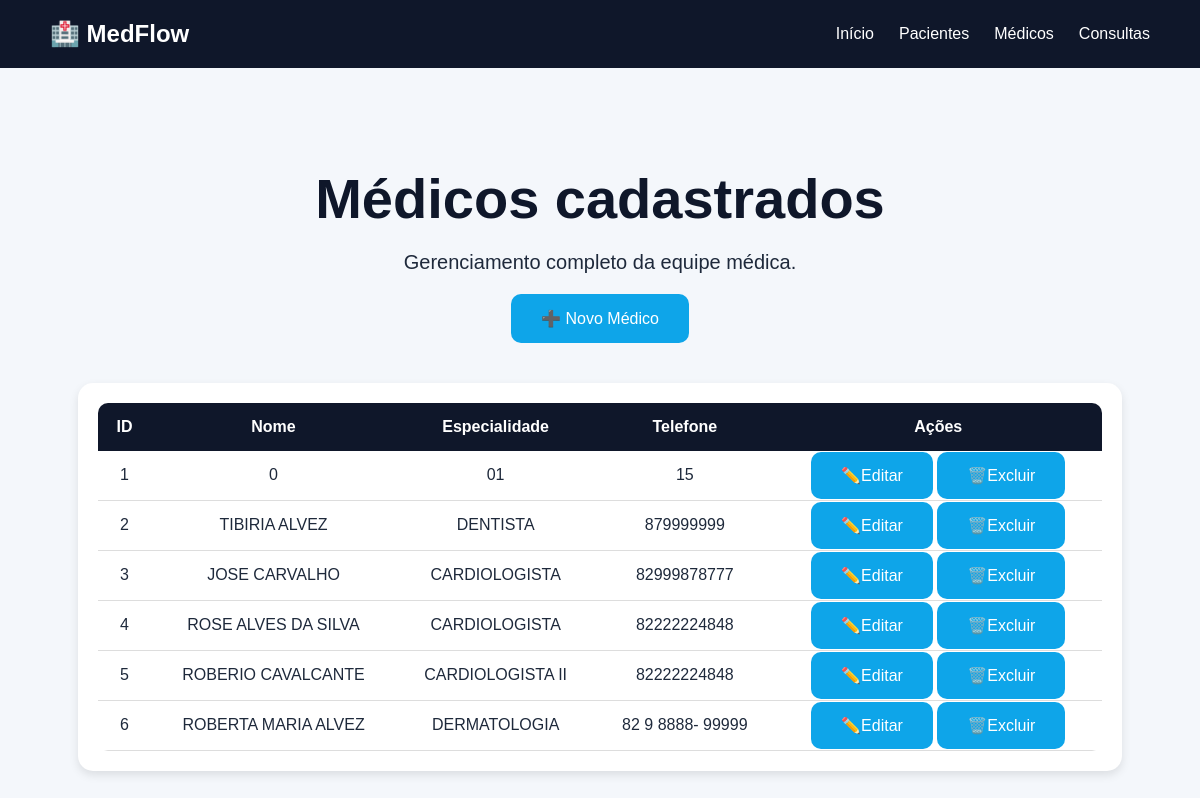
The page /medicos on the database as committed earlier.
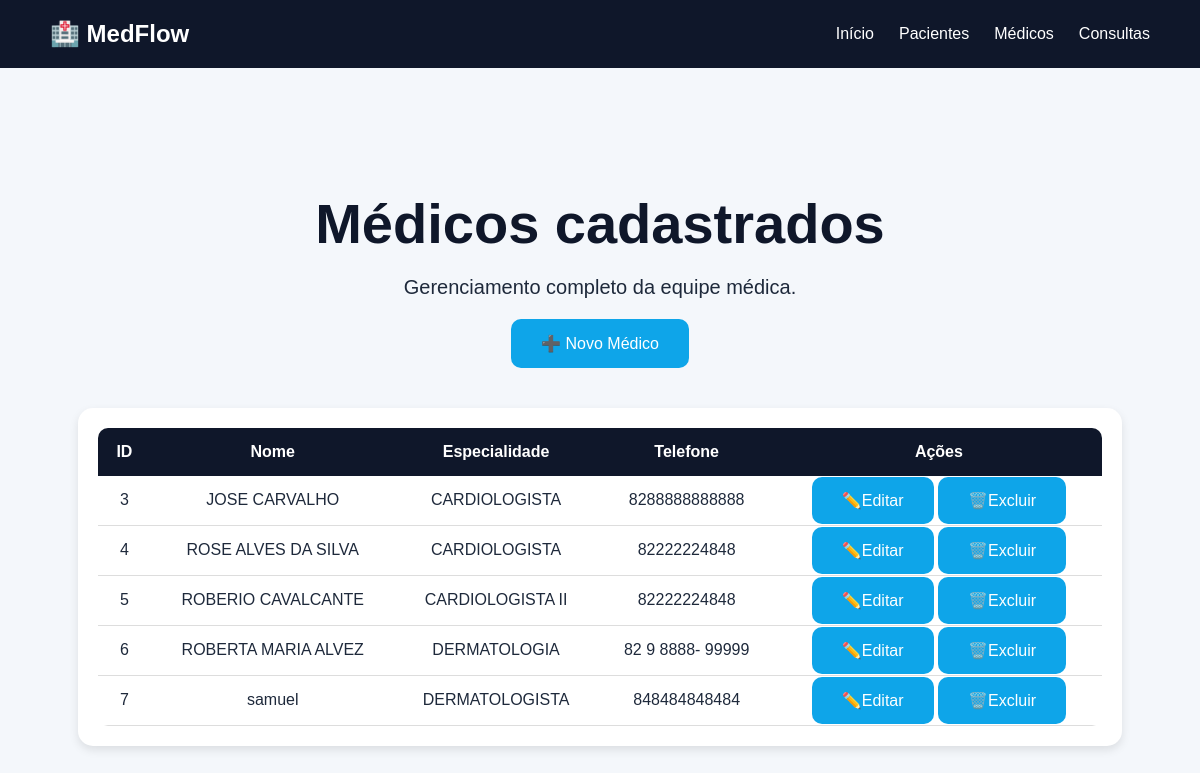
The same page on the database as committed later.
### tables this page shows
CREATE TABLE medicos (
                   id INTEGER PRIMARY KEY AUTOINCREMENT,
                   nome TEXT NOT NULL,
                   especialidade TEXT NOT NULL,
                   telefone TEXT NOT NULL
                   );

### app.py (the view)
@app.route("/medicos")
def medicos():
    conexao = conectar()
    cursor = conexao.cursor()
    cursor.execute("SELECT * FROM medicos")
    medicos = cursor.fetchall()
    lista_medicos = []
    for medico in medicos:
        lista_medicos.append({
            "id": medico[0],
            "nome": medico[1],
            "especialidade": medico[2],
            "telefone": medico[3]
        })
    conexao.close()
    return render_template("medicos.html", medicos=lista_medicos
    )

### database/conexao.py (called while the page is built)
def conectar():
    conexao = sqlite3.connect('medflow.db')
    return conexao

### templates/medicos.html (shortened to what this page needs)
<!DOCTYPE html>
<html lang="pt-br">
<head>
    <link rel="stylesheet" href="{{ url_for('static', filename='css/style.css') }}">
</head>
<body>
    <nav class="navbar">
        <div class="logo">
            🏥 MedFlow
        </div>
        <div class="menu">
            <a href="/">Início</a>
            <a href="/pacientes">Pacientes</a>
            <a href="/medicos">Médicos</a>
            <a href="/consultas">Consultas</a>
        </div>
    </nav>
    <section class="hero">
        <h1>Médicos cadastrados</h1>
        <p>
            Gerenciamento completo da equipe médica.
        </p>
        <a href="/novo-medico" class="btn">
         ➕ Novo Médico
       </a>
        <div class="tabela-container">
            <table>
                <thead>
                    <tr>
                        <th>ID</th>
                        <th>Nome</th>
                        <th>Especialidade</th>
                        <th>Telefone</th>
                        <th>Ações</th>
                    </tr>
                </thead>
                <tbody>
                    {% for medico in medicos %}
                    <tr>
                        <td>{{ medico.id }}</td>
                        <td>{{ medico.nome }}</td>
                        <td>{{ medico.especialidade }}</td>
                        <td>{{ medico.telefone }}</td>
                        <td>
                            <a href="/editar-medico/{{medico.id}}" class="btn">✏️Editar</a>
                            <a href="/excluir-medico/{{medico.id}}" class="btn">🗑️Excluir</a>
                        </td>
                    </tr>
                    {% endfor %}
                </tbody>
            </table>
        </div>
    </section>
</body>
</html>

### static/css/style.css (style rules this page uses)
* { margin: 0; padding: 0; box-sizing: border-box; }
body { font-family: Arial, sans-serif; background-color: #f4f7fb; color: #1e293b; }
.navbar { background-color: #0f172a; color: white; display: flex; justify-content: space-between; align-items: center; padding: 20px 50px; }
.logo { font-size: 24px; font-weight: bold; }
.menu { display: flex; gap: 25px; }
.menu a { color: white; text-decoration: none; transition: 0.3s; }
.hero { height: 85vh; display: flex; flex-direction: column; justify-content: center; align-items: center; text-align: center; padding: 20px; }
.hero h1 { font-size: 56px; margin-bottom: 20px; }
.hero p { font-size: 20px; max-width: 700px; margin-bottom: 20px; }
.btn { background-color: #0ea5e9; color: white; padding: 15px 30px; border-radius: 10px; text-decoration: none; transition: 0.3s; }
.tabela-container { width: 90%; margin-top: 40px; background-color: white; padding: 20px; border-radius: 15px; box-shadow: 0px 4px 10px rgba(0,0,0,0.1); }
table { width: 100%; border-collapse: collapse; }
th { background-color: #0f172a; color: white; padding: 15px; }
td { padding: 15px; border-bottom: 1px solid #ddd; }
.hero { min-height: 100vh; }
.hero h1 { color: #0f172a; }
table { background-color: white; border-radius: 10px; overflow: hidden; }

Rows that differ between the two databases and show on the page:
removed medicos: id "1", nome "0", especialidade "01", telefone "15"
removed medicos: id "2", nome "TIBIRIA ALVEZ", especialidade "DENTISTA", telefone "879999999"
changed medicos "JOSE CARVALHO": telefone "82999878777" → "8288888888888"
added medicos: id "7", nome "samuel", especialidade "DERMATOLOGISTA", telefone "848484848484"
